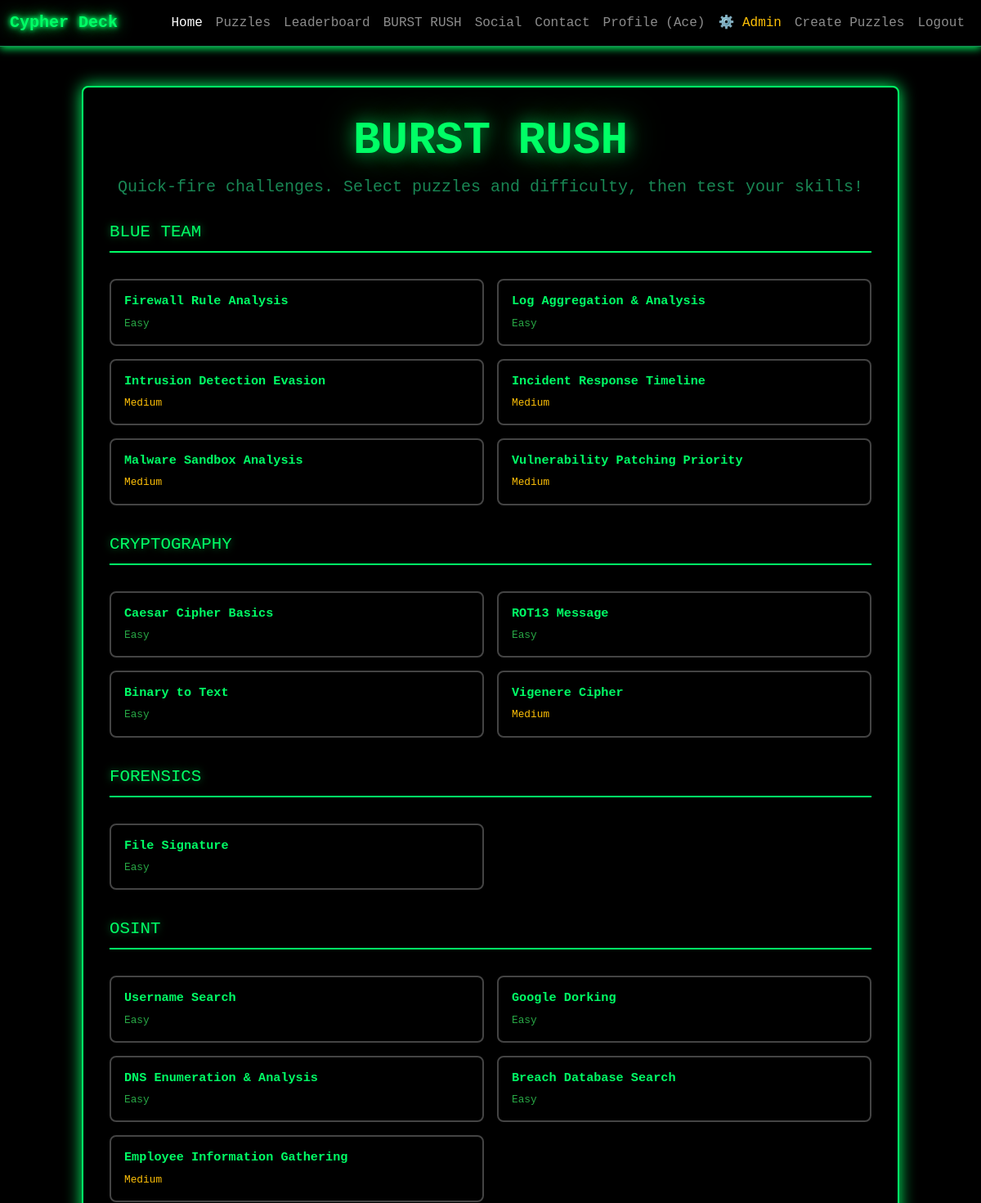
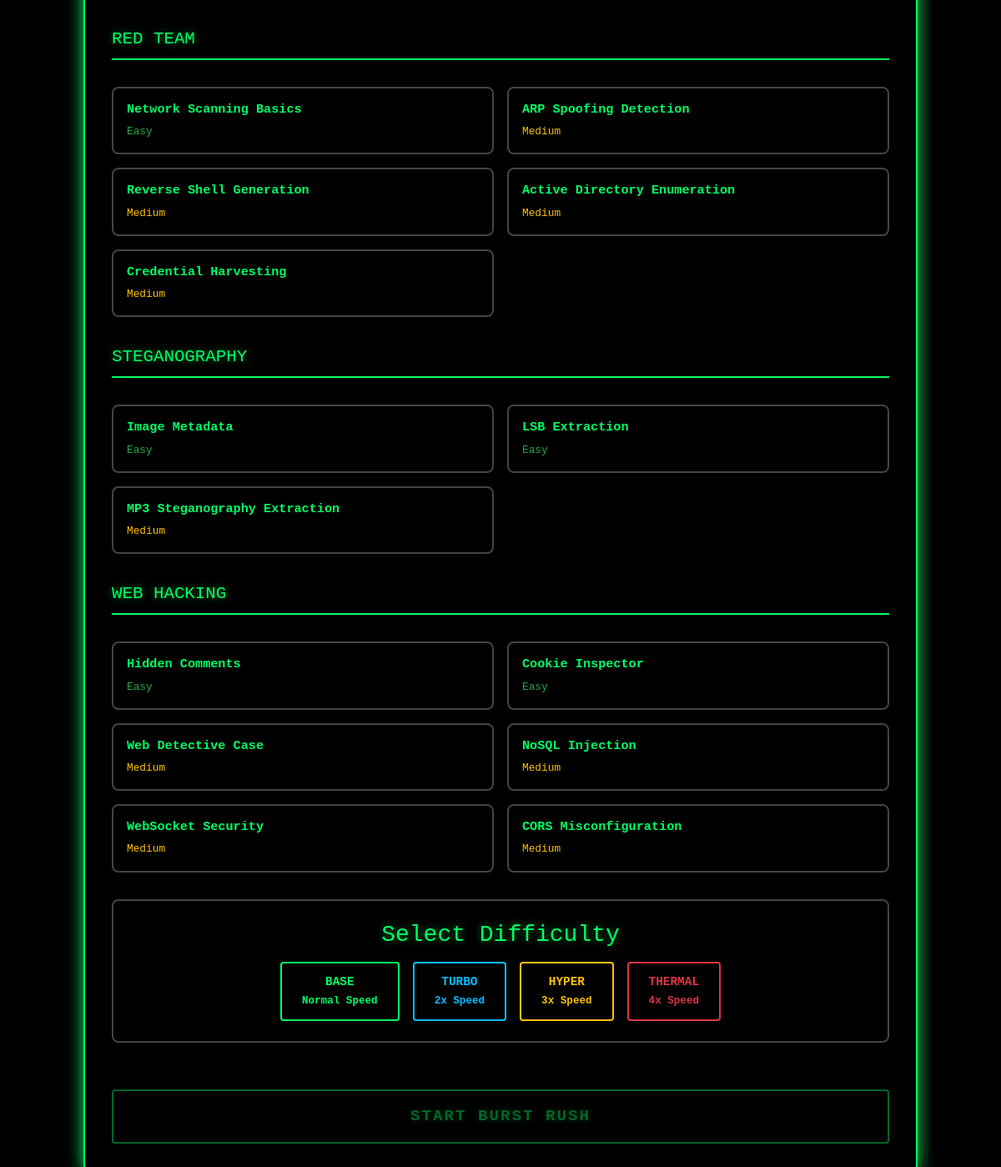
/cypherdeck-main1/pages/puzzles/burstrush.php (signed in), run on the app's committed database (2 pictures, top to bottom).
### tables this page shows
CREATE TABLE `PuzzleStore` (
  `id` int NOT NULL,
  `title` varchar(255) NOT NULL,
  `description` text,
  `category` varchar(100) NOT NULL,
  `difficulty` enum('Easy','Medium','Hard') NOT NULL,
  `created_by` int UNSIGNED NOT NULL,
  `created_at` timestamp NULL DEFAULT CURRENT_TIMESTAMP,
  `puzzle_type` enum('mini','full') DEFAULT 'full',
  `is_burstrush` tinyint(1) DEFAULT '0',
  `points_per_question` int DEFAULT NULL,
  `max_questions_per_session` int DEFAULT NULL,
  `time_limit_per_question` int DEFAULT NULL,
  `base_points` int DEFAULT '100',
  `rating` decimal(2,1) DEFAULT '0.0',
  `rating_count` int DEFAULT '0',
  `tags` varchar(255) DEFAULT '',
  `time_limit_base` int DEFAULT '300',
  `time_limit_turbo` int DEFAULT '240',
  `time_limit_hyper` int DEFAULT '180',
  `time_limit_thermal` int DEFAULT '120'
);

### cypherdeck-main1/pages/puzzles/burstrush.php (the view, shortened to what this page needs)
<?php
require_once("../php/process_db.php");
$sql = "SELECT id, title, category, difficulty, is_burstrush FROM PuzzleStore WHERE is_burstrush = 1 ORDER BY category, difficulty";
$result = $conn->query($sql);
$burstPuzzles = [];
$categories = [];
while ($row = $result->fetch_assoc()) {
    $category = $row['category'];
    if (!isset($burstPuzzles[$category])) {
        $burstPuzzles[$category] = [];
        $categories[] = $category;
    }
    $burstPuzzles[$category][] = $row;
}
$solvedPuzzles = [];
?>
<!DOCTYPE html>
<html lang="en">
<head>
    <link href="https://cdn.jsdelivr.net/npm/bootstrap@5.3.0/dist/css/bootstrap.min.css" rel="stylesheet">
    <link href="../../css/style.php" rel="stylesheet" type="text/css">
</head>
<body>
    <?php require_once("../templates/navbar.php"); ?>
    <main class="container mt-5">
        <div class="main-box mx-auto" style="max-width: 1000px;">
            <h1 class="display-4 fw-bold text-center mb-2 burst-title">BURST RUSH</h1>
            <p class="lead text-center text-success mb-4">Quick-fire challenges. Select puzzles and difficulty, then test your skills!</p>
            <div id="puzzleSelection">
                <?php if (count($categories) > 0): ?>
                    <?php foreach ($categories as $category): ?>
                        <div class="category-section">
                            <div class="category-title"><?php echo htmlspecialchars($category); ?></div>
                            <div class="burst-container">
                                <?php foreach ($burstPuzzles[$category] as $puzzle): ?>
                                    <div class="puzzle-card <?php echo isset($solvedPuzzles[$puzzle['id']]) ? 'solved' : ''; ?>"
                                         data-puzzle-id="<?php echo $puzzle['id']; ?>"
                                         data-puzzle-title="<?php echo htmlspecialchars($puzzle['title']); ?>"
                                         onclick="togglePuzzle(this)">
                                        <h5 class="puzzle-title"><?php echo htmlspecialchars($puzzle['title']); ?></h5>
                                        <div class="puzzle-difficulty difficulty-<?php echo strtolower($puzzle['difficulty']); ?>">
                                            <?php echo htmlspecialchars($puzzle['difficulty']); ?>
                                        </div>
                                    </div>
                                <?php endforeach; ?>
                            </div>
                        </div>
                    <?php endforeach; ?>
                <?php else: ?>
                    <p class="text-center text-muted">No Burst Rush puzzles available yet.</p>
                <?php endif; ?>
            </div>
            <div class="difficulty-selector">
                <h3 class="mb-3">Select Difficulty</h3>
                <div class="difficulty-buttons">
                    <button class="difficulty-btn base" onclick="selectDifficulty('base')">
                        BASE<br><small>Normal Speed</small>
                    </button>
                    <button class="difficulty-btn turbo" onclick="selectDifficulty('turbo')">
                        TURBO<br><small>2x Speed</small>
                    </button>
                    <button class="difficulty-btn hyper" onclick="selectDifficulty('hyper')">
                        HYPER<br><small>3x Speed</small>
                    </button>
                    <button class="difficulty-btn thermal" onclick="selectDifficulty('thermal')">
                        THERMAL<br><small>4x Speed</small>
                    </button>
                </div>
            </div>
            <button class="go-button" id="goButton" onclick="startBurstRush()" disabled>START BURST RUSH</button>
        </div>
    </main>
</body>
</html>

### cypherdeck-main1/pages/puzzles/burstrush.php (style rules this page uses)
:root { --primary-color: #00ff66; --primary-glow: rgba(0, 255, 102, 0.5); }
.burst-container { display: grid; grid-template-columns: 1fr 1fr; gap: 1rem; margin: 2rem 0; }
.puzzle-card { background: rgba(0, 0, 0, 0.5); border: 2px solid #444; border-radius: 8px; padding: 1rem; cursor: pointer; transition: all 0.3s ease; position: relative; }
.puzzle-title { margin: 0; font-size: 0.95rem; font-weight: bold; color: var(--primary-color); }
.puzzle-difficulty { font-size: 0.8rem; color: #999; margin-top: 0.5rem; }
.difficulty-easy { color: #28a745; }
.difficulty-medium { color: #ffc107; }
.category-section { margin-bottom: 2rem; }
.category-title { font-size: 1.3rem; color: var(--primary-color); text-transform: uppercase; border-bottom: 2px solid var(--primary-color); padding-bottom: 0.5rem; margin-bottom: 1rem; text-shadow: 0 0 10px var(--primary-glow); }
.difficulty-selector { margin: 2rem 0; padding: 1.5rem; background: rgba(0, 0, 0, 0.6); border: 2px solid #444; border-radius: 8px; text-align: center; }
.difficulty-selector h3 { color: var(--primary-color); text-shadow: 0 0 10px var(--primary-glow); }
.difficulty-buttons { display: flex; gap: 1rem; justify-content: center; flex-wrap: wrap; }
.difficulty-btn { padding: 0.75rem 1.5rem; border: 2px solid; background: rgba(0, 0, 0, 0.7); color: white; cursor: pointer; transition: all 0.3s ease; font-weight: bold; border-radius: 4px; font-size: 0.9rem; }
.difficulty-btn.base { border-color: #00ff66; color: #00ff66; }
.difficulty-btn.turbo { border-color: #00bfff; color: #00bfff; }
.difficulty-btn.hyper { border-color: #ffc107; color: #ffc107; }
.difficulty-btn.thermal { border-color: #dc3545; color: #dc3545; }
.go-button { width: 100%; padding: 1rem; margin-top: 1.5rem; font-size: 1.2rem; font-weight: bold; border: 2px solid var(--primary-color); background: rgba(0, 0, 0, 0.7); color: var(--primary-color); cursor: pointer; transition: all 0.3s ease; border-radius: 4px; text-transform: uppercase; letter-spacing: 2px; text-shadow: 0 0 10px var(--primary-glow); }
.go-button:disabled { opacity: 0.4; cursor: not-allowed; }
h1.burst-title { text-shadow: 0 0 20px var(--primary-glow), 0 0 40px var(--primary-glow); }

### data on the page
puzzlestore: title "Firewall Rule Analysis", difficulty "Easy"
puzzlestore: title "Log Aggregation & Analysis", difficulty "Easy"
puzzlestore: title "Intrusion Detection Evasion", difficulty "Medium"
puzzlestore: title "Incident Response Timeline", difficulty "Medium"
puzzlestore: title "Malware Sandbox Analysis", difficulty "Medium"
puzzlestore: title "Vulnerability Patching Priority", difficulty "Medium"
puzzlestore: title "Caesar Cipher Basics", difficulty "Easy"
puzzlestore: title "ROT13 Message", difficulty "Easy"
puzzlestore: title "Binary to Text", difficulty "Easy"
puzzlestore: title "Vigenere Cipher", difficulty "Medium"
puzzlestore: title "File Signature", difficulty "Easy"
puzzlestore: title "Username Search", difficulty "Easy"
puzzlestore: title "Google Dorking", difficulty "Easy"
puzzlestore: title "DNS Enumeration & Analysis", difficulty "Easy"
puzzlestore: title "Breach Database Search", difficulty "Easy"
puzzlestore: title "Employee Information Gathering", difficulty "Medium"
puzzlestore: title "Network Scanning Basics", difficulty "Easy"
puzzlestore: title "ARP Spoofing Detection", difficulty "Medium"
puzzlestore: title "Reverse Shell Generation", difficulty "Medium"
puzzlestore: title "Active Directory Enumeration", difficulty "Medium"
puzzlestore: title "Credential Harvesting", difficulty "Medium"
puzzlestore: title "Image Metadata", difficulty "Easy"
puzzlestore: title "LSB Extraction", difficulty "Easy"
puzzlestore: title "MP3 Steganography Extraction", difficulty "Medium"
puzzlestore: title "Hidden Comments", difficulty "Easy"
puzzlestore: title "Cookie Inspector", difficulty "Easy"
puzzlestore: title "Web Detective Case", difficulty "Medium"
puzzlestore: title "NoSQL Injection", difficulty "Medium"
puzzlestore: title "WebSocket Security", difficulty "Medium"
puzzlestore: title "CORS Misconfiguration", difficulty "Medium"

### other printed values
$_SESSION['username'] "Ace"
$category "BLUE TEAM"
$category "CRYPTOGRAPHY"
$category "FORENSICS"
$category "OSINT"
$category "RED TEAM"
$category "STEGANOGRAPHY"
$category "WEB HACKING"
